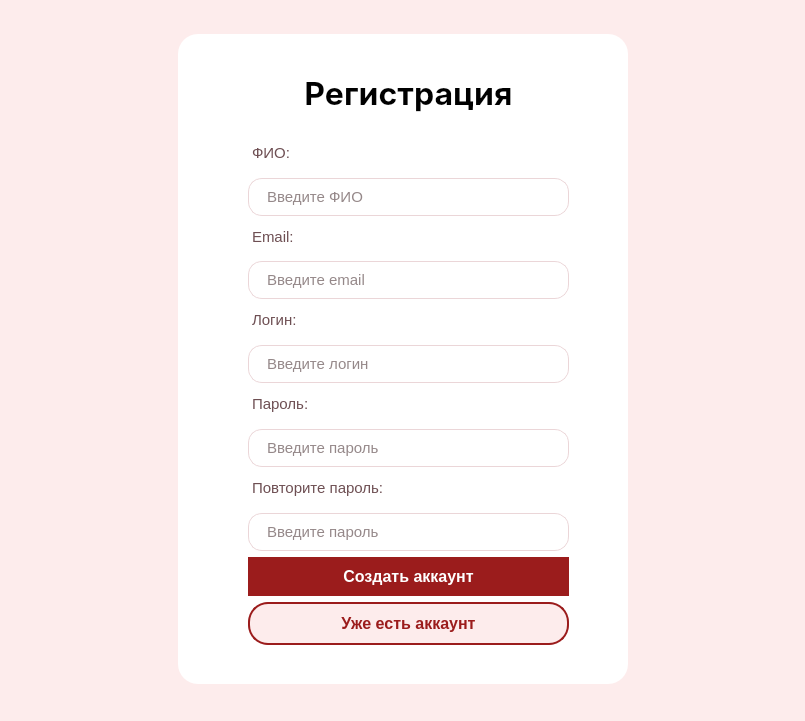
<?xml version="1.0" encoding="UTF-8"?>
<ui version="4.0">
 <class>MainWindow</class>
 <widget class="QMainWindow" name="MainWindow">
  <property name="geometry">
   <rect>
    <x>0</x>
    <y>0</y>
    <width>805</width>
    <height>721</height>
   </rect>
  </property>
  <property name="windowTitle">
   <string>Регистрация</string>
  </property>
  <property name="styleSheet">
   <string notr="true">background-color: #FDECEC;</string>
  </property>
  <widget class="QWidget" name="centralwidget">
   <layout class="QGridLayout" name="gridLayout">
    <item row="0" column="1">
     <spacer name="verticalSpacer">
      <property name="orientation">
       <enum>Qt::Orientation::Vertical</enum>
      </property>
      <property name="sizeHint" stdset="0">
       <size>
        <width>20</width>
        <height>7</height>
       </size>
      </property>
     </spacer>
    </item>
    <item row="1" column="0">
     <spacer name="horizontalSpacer">
      <property name="orientation">
       <enum>Qt::Orientation::Horizontal</enum>
      </property>
      <property name="sizeHint" stdset="0">
       <size>
        <width>169</width>
        <height>20</height>
       </size>
      </property>
     </spacer>
    </item>
    <item row="1" column="1">
     <widget class="QFrame" name="frame">
      <property name="minimumSize">
       <size>
        <width>450</width>
        <height>650</height>
       </size>
      </property>
      <property name="styleSheet">
       <string notr="true">background-color: white;
border-radius: 20px;
box-shadow: 0 4px 18px rgba(198, 40, 40, 0.08);</string>
      </property>
      <property name="frameShape">
       <enum>QFrame::Shape::StyledPanel</enum>
      </property>
      <property name="frameShadow">
       <enum>QFrame::Shadow::Raised</enum>
      </property>
      <widget class="QWidget" name="layoutWidget">
       <property name="geometry">
        <rect>
         <x>50</x>
         <y>10</y>
         <width>361</width>
         <height>611</height>
        </rect>
       </property>
       <layout class="QVBoxLayout" name="verticalLayout_7">
        <property name="leftMargin">
         <number>20</number>
        </property>
        <property name="topMargin">
         <number>10</number>
        </property>
        <property name="rightMargin">
         <number>20</number>
        </property>
        <property name="bottomMargin">
         <number>10</number>
        </property>
        <item>
         <widget class="QLabel" name="label">
          <property name="styleSheet">
           <string notr="true">font-size: 32px;
font-family: Inter;
font-weight: bold;</string>
          </property>
          <property name="text">
           <string>Регистрация</string>
          </property>
          <property name="alignment">
           <set>Qt::AlignmentFlag::AlignCenter</set>
          </property>
         </widget>
        </item>
        <item>
         <layout class="QVBoxLayout" name="verticalLayout">
          <item>
           <widget class="QLabel" name="label_2">
            <property name="styleSheet">
             <string notr="true">QLabel {
    font-family: &quot;Inter&quot;;
    font-size: 11pt;
    color: #6E4F53; 
    font-weight: normal;
    padding-bottom: 4px; 
}
</string>
            </property>
            <property name="text">
             <string>ФИО:</string>
            </property>
           </widget>
          </item>
          <item>
           <widget class="QLineEdit" name="lineEdit">
            <property name="styleSheet">
             <string notr="true">QLineEdit {
    font-family: &quot;Inter&quot;;
    font-size: 11pt;
    color: #2B1114; 
    background-color: #FFFFFF;
    border: 1px solid #EBD6D8; 
    border-radius: 14px; 
    padding-left: 16px;
    padding-right: 16px;
    padding-top: 8px;
    padding-bottom: 8px;
}


QLineEdit:hover {
    border: 1px solid #C62828; 
}


QLineEdit:focus {
    border: 2px solid #C62828; 
    background-color: #FFF7F6;
}
</string>
            </property>
            <property name="placeholderText">
             <string>Введите ФИО</string>
            </property>
           </widget>
          </item>
         </layout>
        </item>
        <item>
         <layout class="QVBoxLayout" name="verticalLayout_2">
          <item>
           <widget class="QLabel" name="label_3">
            <property name="styleSheet">
             <string notr="true">QLabel {
    font-family: &quot;Inter&quot;;
    font-size: 11pt;
    color: #6E4F53; 
    font-weight: normal;
    padding-bottom: 4px; 
}
</string>
            </property>
            <property name="text">
             <string>Email:</string>
            </property>
           </widget>
          </item>
          <item>
           <widget class="QLineEdit" name="lineEdit_2">
            <property name="styleSheet">
             <string notr="true">QLineEdit {
    font-family: &quot;Inter&quot;;
    font-size: 11pt;
    color: #2B1114; 
    background-color: #FFFFFF;
    border: 1px solid #EBD6D8; 
    border-radius: 14px; 
    padding-left: 16px;
    padding-right: 16px;
    padding-top: 8px;
    padding-bottom: 8px;
}


QLineEdit:hover {
    border: 1px solid #C62828; 
}


QLineEdit:focus {
    border: 2px solid #C62828; 
    background-color: #FFF7F6;
}
</string>
            </property>
            <property name="placeholderText">
             <string>Введите email</string>
            </property>
           </widget>
          </item>
         </layout>
        </item>
        <item>
         <layout class="QVBoxLayout" name="verticalLayout_3">
          <item>
           <widget class="QLabel" name="label_4">
            <property name="styleSheet">
             <string notr="true">QLabel {
    font-family: &quot;Inter&quot;;
    font-size: 11pt;
    color: #6E4F53; 
    font-weight: normal;
    padding-bottom: 4px; 
}
</string>
            </property>
            <property name="text">
             <string>Логин:</string>
            </property>
           </widget>
          </item>
          <item>
           <widget class="QLineEdit" name="lineEdit_3">
            <property name="styleSheet">
             <string notr="true">QLineEdit {
    font-family: &quot;Inter&quot;;
    font-size: 11pt;
    color: #2B1114; 
    background-color: #FFFFFF;
    border: 1px solid #EBD6D8; 
    border-radius: 14px; 
    padding-left: 16px;
    padding-right: 16px;
    padding-top: 8px;
    padding-bottom: 8px;
}


QLineEdit:hover {
    border: 1px solid #C62828; 
}


QLineEdit:focus {
    border: 2px solid #C62828; 
    background-color: #FFF7F6;
}
</string>
            </property>
            <property name="placeholderText">
             <string>Введите логин</string>
            </property>
           </widget>
          </item>
         </layout>
        </item>
        <item>
         <layout class="QVBoxLayout" name="verticalLayout_4">
          <item>
           <widget class="QLabel" name="label_5">
            <property name="styleSheet">
             <string notr="true">QLabel {
    font-family: &quot;Inter&quot;;
    font-size: 11pt;
    color: #6E4F53; 
    font-weight: normal;
    padding-bottom: 4px; 
}
</string>
            </property>
            <property name="text">
             <string>Пароль:</string>
            </property>
           </widget>
          </item>
          <item>
           <widget class="QLineEdit" name="lineEdit_4">
            <property name="styleSheet">
             <string notr="true">QLineEdit {
    font-family: &quot;Inter&quot;;
    font-size: 11pt;
    color: #2B1114; 
    background-color: #FFFFFF;
    border: 1px solid #EBD6D8; 
    border-radius: 14px; 
    padding-left: 16px;
    padding-right: 16px;
    padding-top: 8px;
    padding-bottom: 8px;
}


QLineEdit:hover {
    border: 1px solid #C62828; 
}


QLineEdit:focus {
    border: 2px solid #C62828; 
    background-color: #FFF7F6;
}
</string>
            </property>
            <property name="echoMode">
             <enum>QLineEdit::EchoMode::Password</enum>
            </property>
            <property name="placeholderText">
             <string>Введите пароль</string>
            </property>
           </widget>
          </item>
         </layout>
        </item>
        <item>
         <layout class="QVBoxLayout" name="verticalLayout_5">
          <item>
           <widget class="QLabel" name="label_6">
            <property name="styleSheet">
             <string notr="true">QLabel {
    font-family: &quot;Inter&quot;;
    font-size: 11pt;
    color: #6E4F53; 
    font-weight: normal;
    padding-bottom: 4px; 
}
</string>
            </property>
            <property name="text">
             <string>Повторите пароль:</string>
            </property>
           </widget>
          </item>
          <item>
           <widget class="QLineEdit" name="lineEdit_5">
            <property name="styleSheet">
             <string notr="true">QLineEdit {
    font-family: &quot;Inter&quot;;
    font-size: 11pt;
    color: #2B1114; 
    background-color: #FFFFFF;
    border: 1px solid #EBD6D8; 
    border-radius: 14px; 
    padding-left: 16px;
    padding-right: 16px;
    padding-top: 8px;
    padding-bottom: 8px;
}


QLineEdit:hover {
    border: 1px solid #C62828; 
}


QLineEdit:focus {
    border: 2px solid #C62828; 
    background-color: #FFF7F6;
}
</string>
            </property>
            <property name="echoMode">
             <enum>QLineEdit::EchoMode::Password</enum>
            </property>
            <property name="placeholderText">
             <string>Введите пароль</string>
            </property>
           </widget>
          </item>
         </layout>
        </item>
        <item>
         <layout class="QVBoxLayout" name="verticalLayout_6">
          <item>
           <widget class="QPushButton" name="pushButton">
            <property name="styleSheet">
             <string notr="true">QPushButton {
    font-family: &quot;Inter&quot;;
    font-size: 12pt;
    font-weight: bold;
    background-color: #9B1C1C;
    color: #FFFFFF;
    border: none;
    border-radius: 20px; 
    padding: 10px 24px;
}

QPushButton:hover {
    background-color: #A82222; 
}

QPushButton:pressed {
    background-color: #8E1B1B; 
}
</string>
            </property>
            <property name="text">
             <string>Создать аккаунт</string>
            </property>
           </widget>
          </item>
          <item>
           <widget class="QPushButton" name="pushButton_2">
            <property name="styleSheet">
             <string notr="true">QPushButton {
    font-family: &quot;Inter&quot;;
    font-size: 12pt;
    font-weight: bold;
    background-color: #FDECEC;
    color: #9B1C1C; 
    border: 2px solid #9B1C1C;
    border-radius: 20px; 
    padding: 10px 24px;
}

QPushButton:hover {
    background-color: #FAD1D1; 
}

QPushButton:pressed {
    background-color: #E6B8B8;
}
</string>
            </property>
            <property name="text">
             <string>Уже есть аккаунт</string>
            </property>
           </widget>
          </item>
         </layout>
        </item>
       </layout>
      </widget>
     </widget>
    </item>
    <item row="1" column="2">
     <spacer name="horizontalSpacer_2">
      <property name="orientation">
       <enum>Qt::Orientation::Horizontal</enum>
      </property>
      <property name="sizeHint" stdset="0">
       <size>
        <width>150</width>
        <height>20</height>
       </size>
      </property>
     </spacer>
    </item>
    <item row="2" column="1">
     <spacer name="verticalSpacer_2">
      <property name="orientation">
       <enum>Qt::Orientation::Vertical</enum>
      </property>
      <property name="sizeHint" stdset="0">
       <size>
        <width>20</width>
        <height>28</height>
       </size>
      </property>
     </spacer>
    </item>
   </layout>
  </widget>
 </widget>
 <resources/>
 <connections/>
</ui>
